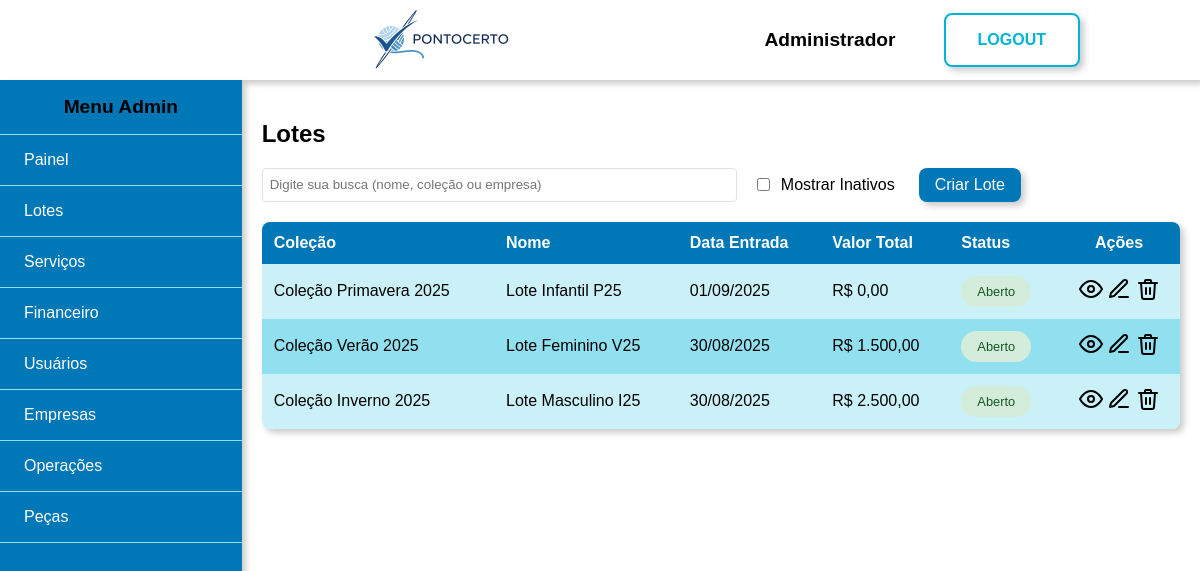
/admin/lotes (signed in), run on the app's committed database.
### tables this page shows
CREATE TABLE usuarios (
    id int PRIMARY KEY AUTO_INCREMENT,
    tipo enum('admin', 'costureira') NOT NULL DEFAULT 'costureira',
    nome varchar(50) NOT NULL,
    cpf varchar(11) NOT NULL UNIQUE,
    email varchar(250) NOT NULL UNIQUE,
    telefone varchar(11) NOT NULL,
    cep varchar(8) NOT NULL,
    logradouro varchar(250),
    complemento varchar(50),
    cidade varchar(100),
    tipo_chave_pix enum('cpf', 'cnpj', 'email', 'telefone', 'aleatoria') DEFAULT 'cpf',
    chave_pix varchar(250),
    senha varchar(255) NOT NULL,
    banco int NULL DEFAULT 0,
    agencia INT NULL DEFAULT 0,
    conta INT NULL DEFAULT 0,
    especialidade_id INT NOT NULL DEFAULT 2,
    ativo TINYINT DEFAULT 1,
    created_at TIMESTAMP DEFAULT CURRENT_TIMESTAMP,
    updated_at TIMESTAMP DEFAULT CURRENT_TIMESTAMP ON UPDATE CURRENT_TIMESTAMP
 );

CREATE TABLE lotes (
    id INT PRIMARY KEY AUTO_INCREMENT,
    empresa_id VARCHAR(50) NOT NULL,
    colecao VARCHAR(100) NOT NULL,
    nome VARCHAR(100) NOT NULL,
    observacao TEXT,
    data_entrada DATE NOT NULL,
    data_entrega DATE,
    valor_total DECIMAL(12, 2) DEFAULT 0.00,
    status ENUM('Aberto', 'Entregue', 'Cancelado') DEFAULT 'Aberto',
    anexos VARCHAR(500),
    ativo TINYINT DEFAULT 1,
    created_at TIMESTAMP DEFAULT CURRENT_TIMESTAMP,
    updated_at TIMESTAMP DEFAULT CURRENT_TIMESTAMP ON UPDATE CURRENT_TIMESTAMP
);

### views/admin/lotes.php (the view, shortened to what the rows shown need)
<div class="conteudo flex">
    <div class="conteudo-tabela">
    <h2>Lotes</h2>
        <div class="tabela">
            <table cellspacing='0' class="redondinho shadow filter" >
                <thead>
                    <tr>
                        <th class="ae">Coleção</th>
                        <th class="ae">Nome</th>
                        <th class="ae">Data Entrada</th>
                        <th class="ae">Valor Total</th>
                        <th class="ae">Status</th>
                        <th class="ac">Ações</th>
                    </tr>
                </thead>
                <tbody>
                    <?php if (empty($listaLotes)): ?>
                        <tr>
                            <td colspan="8" class="ac">Nenhum lote encontrado</td>
                        </tr>
                    <?php else: ?>
                        <?php foreach ($listaLotes as $lote): ?>
                            <tr class="linha-filter" data-ativo="<?= $lote['ativo'] ? '1' : '0' ?>">
                                <td class="ae"><?= htmlspecialchars($lote['colecao']) ?></td>
                                <td class="ae"><?= htmlspecialchars($lote['nome']) ?></td>
                                <td class="ae"><?= date('d/m/Y', strtotime($lote['data_entrada'])) ?></td>
                                <td class="ae">R$ <?= number_format($lote['valor_total'], 2, ',', '.') ?></td>
                                <td class="ae">
                                    <span class="status-badge <?= match($lote['status']) {
                                        'Aberto'    => 'active',
                                        'Entregue'  => 'completed',
                                        'Cancelado' => 'inactive',
                                    } ?>">
                                        <?= htmlspecialchars($lote['status']) ?>
                                    </span>
                                </td>
                                <td class="ac">
                                    <a href="<?= BASE_URL ?>admin/visualizar-lote?id=<?= $lote['id'] ?>" title="Visualizar">
                                        <img class="icone" src="<?= ASSETS_URL ?>icones/visualizar.svg" alt="visualizar">
                                    </a>
                                    <a href="<?= BASE_URL ?>admin/editar-lote?id=<?= $lote['id'] ?>" title="Editar lote">                                        <img class="icone" src="<?= ASSETS_URL ?>icones/editar.svg" alt="Editar lote">
                                    </a>
                                    <?php if ($lote['status'] === 'Aberto'): ?>
                                        <a href="<?= BASE_URL ?>admin/remover-lote?id=<?= $lote['id'] ?>"
                                           onclick="return confirm('Tem certeza que deseja remover este lote?')"
                                           title="Remover Lote">
                                            <img class="icone" src="<?= ASSETS_URL ?>icones/remover.svg" alt="remover">
                                        </a>
                                    <?php else: ?>
                                        <span class="icone-disabled" title="Lote não pode ser removido">
                                            <img class="icone" src="<?= ASSETS_URL ?>icones/remover.svg" alt="remover" style="opacity: 0.3;">
                                        </span>
                                    <?php endif; ?>
                                </td>
                            </tr>
                        <?php endforeach; ?>
                    <?php endif; ?>
                </tbody>
            </table>
        </div>
    </div>
</div>

### views/shared/header.php (shortened to what the rows shown need)
<!DOCTYPE html>
<html lang="pt-BR">
<head>
    <link rel="stylesheet" href="<?php echo ASSETS_URL?>css/style.css">
</head>
<body>
    <?php if ($login ?? false): ?>
        <div class="principal azul flex center">
    <?php else: ?>
        <div class="principal">
            <?php if ($usuarioLogado ?? false): ?>
                <div class="topo flex h-center shadow">
                    <a class="imagem-topo" href="<?= $dashboardLink ?>">
                        <img src="<?php echo ASSETS_URL?>img/banner.png" alt="banner">
                    </a>
                    <span class="flex l-gap v-center">
                        <span class="nome-usuario"><?= htmlspecialchars($nomeUsuario) ?></span>
                        <a href="<?= BASE_URL ?>logout" class="botao-grande">LOGOUT</a>
                    </span>
                </div>
            <?php endif; ?>
    <?php endif; ?>

### data on the page
usuarios: nome "Administrador"
lotes: colecao "Coleção Primavera 2025", nome "Lote Infantil P25", data_entrada "01/09/2025", valor_total "0,00", status "Aberto"
lotes: colecao "Coleção Verão 2025", nome "Lote Feminino V25", data_entrada "30/08/2025", valor_total "1.500,00", status "Aberto"
lotes: colecao "Coleção Inverno 2025", nome "Lote Masculino I25", data_entrada "30/08/2025", valor_total "2.500,00", status "Aberto"

### other printed values
$userRole "Admin"
$item['label'] "Painel"
$item['label'] "Lotes"
$item['label'] "Serviços"
$item['label'] "Financeiro"
$item['label'] "Usuários"
$item['label'] "Empresas"
$item['label'] "Operações"
$item['label'] "Peças"
